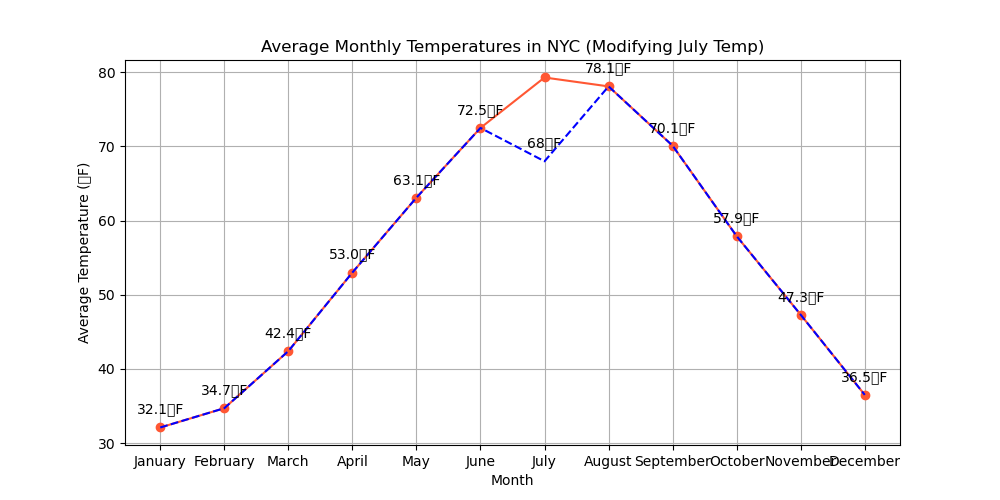

Generate this figure with Python:

import matplotlib.pyplot as plt

# Define the data points
months = ['January', 'February', 'March', 'April', 'May', 'June', 'July',
          'August', 'September', 'October', 'November', 'December']
temperatures = [32.1, 34.7, 42.4, 53.0, 63.1, 72.5, 79.3, 78.1, 70.1, 57.9, 47.3, 36.5]

# Create the line chart
plt.figure(figsize=(10, 5)) # Changed width and height of the chart
plt.plot(months, temperatures, color='#FF5733', marker='o') # Changed color scheme and added markers

# Customize the trend of the data by simulating a sudden temperature drop in July
temperatures[6] = 68
plt.plot(months, temperatures, linestyle='--', color='blue') # Overlaying the modified trend line

# Assign annotation to the chart
for i, temp in enumerate(temperatures):
    plt.annotate(f"{temp}°F", (months[i], temperatures[i]), textcoords="offset points", xytext=(0,10), ha='center')

# Axes and title
plt.title('Average Monthly Temperatures in NYC (Modifying July Temp)')
plt.xlabel('Month')
plt.ylabel('Average Temperature (°F)')
plt.grid(True)

# Display the plot
plt.show()
